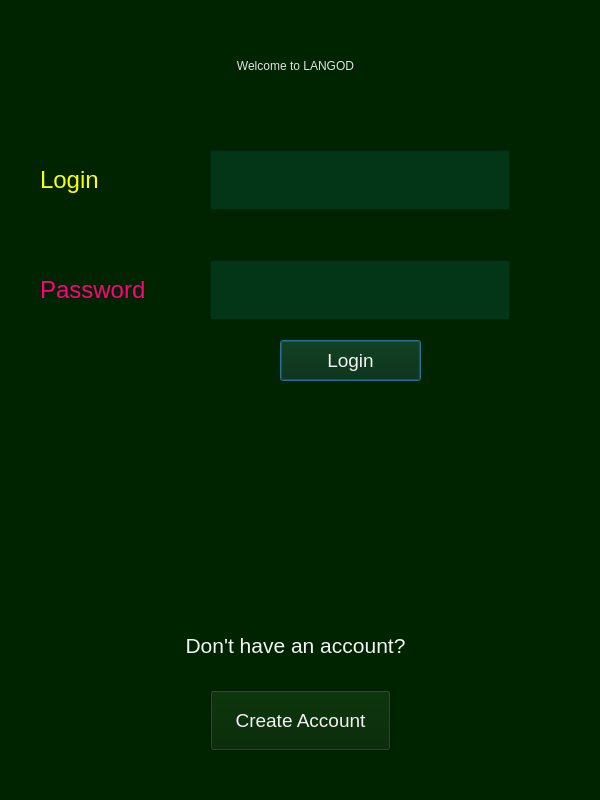
<?xml version="1.0" encoding="UTF-8"?>
<ui version="4.0">
 <class>Dialog</class>
 <widget class="QDialog" name="Dialog">
  <property name="geometry">
   <rect>
    <x>0</x>
    <y>0</y>
    <width>600</width>
    <height>800</height>
   </rect>
  </property>
  <property name="windowTitle">
   <string>Dialog</string>
  </property>
  <property name="styleSheet">
   <string notr="true">background-color: rgb(0, 36, 0);
border-color: rgb(255, 255, 255);</string>
  </property>
  <widget class="QLabel" name="label">
   <property name="geometry">
    <rect>
     <x>60</x>
     <y>30</y>
     <width>471</width>
     <height>71</height>
    </rect>
   </property>
   <property name="styleSheet">
    <string notr="true">color:rgb(225, 225, 225); 
font: 75 italic 30pt &quot;Z003&quot;;</string>
   </property>
   <property name="text">
    <string>Welcome to LANGOD</string>
   </property>
   <property name="alignment">
    <set>Qt::AlignCenter</set>
   </property>
  </widget>
  <widget class="QLabel" name="label_2">
   <property name="geometry">
    <rect>
     <x>40</x>
     <y>150</y>
     <width>81</width>
     <height>60</height>
    </rect>
   </property>
   <property name="styleSheet">
    <string notr="true">font-size:18pt; 
color:rgb(255, 255, 0);
border-color: rgb(255, 255, 255);</string>
   </property>
   <property name="text">
    <string>Login</string>
   </property>
  </widget>
  <widget class="QLineEdit" name="email">
   <property name="geometry">
    <rect>
     <x>210</x>
     <y>150</y>
     <width>300</width>
     <height>60</height>
    </rect>
   </property>
   <property name="styleSheet">
    <string notr="true">border-color: rgb(255, 255, 255);
font-size:14pt; color:rgb(243, 243, 243);
selection-background-color: rgb(255, 255, 255);
selection-color: rgb(46, 194, 126);
background-color: rgb(3, 54, 22)</string>
   </property>
   <property name="placeholderText">
    <string/>
   </property>
   <property name="clearButtonEnabled">
    <bool>false</bool>
   </property>
  </widget>
  <widget class="QLineEdit" name="password">
   <property name="geometry">
    <rect>
     <x>210</x>
     <y>260</y>
     <width>300</width>
     <height>60</height>
    </rect>
   </property>
   <property name="styleSheet">
    <string notr="true">font-size:14pt; color:rgb(243, 243, 243);
selection-background-color: rgb(255, 255, 255);
border-color: rgb(255, 255, 255);
selection-color: rgb(46, 194, 126);
background-color: rgb(3, 54, 22)</string>
   </property>
   <property name="text">
    <string/>
   </property>
  </widget>
  <widget class="QLabel" name="label_3">
   <property name="geometry">
    <rect>
     <x>40</x>
     <y>260</y>
     <width>141</width>
     <height>60</height>
    </rect>
   </property>
   <property name="styleSheet">
    <string notr="true">font-size:18pt;
 color:rgb(255, 0, 127);
border-color: rgb(255, 255, 255);</string>
   </property>
   <property name="text">
    <string>Password</string>
   </property>
  </widget>
  <widget class="QPushButton" name="loginbutton">
   <property name="geometry">
    <rect>
     <x>280</x>
     <y>340</y>
     <width>141</width>
     <height>41</height>
    </rect>
   </property>
   <property name="styleSheet">
    <string notr="true">color:rgb(255, 0, 255);
font-size:14pt; 
color:rgb(243, 243, 243);
</string>
   </property>
   <property name="text">
    <string>Login</string>
   </property>
  </widget>
  <widget class="QLabel" name="label_4">
   <property name="geometry">
    <rect>
     <x>150</x>
     <y>620</y>
     <width>291</width>
     <height>51</height>
    </rect>
   </property>
   <property name="styleSheet">
    <string notr="true">color:rgb(255, 0, 255);
font-size:16pt; color:rgb(243, 243, 243);</string>
   </property>
   <property name="text">
    <string>Don't have an account?</string>
   </property>
   <property name="textFormat">
    <enum>Qt::MarkdownText</enum>
   </property>
   <property name="alignment">
    <set>Qt::AlignCenter</set>
   </property>
   <property name="margin">
    <number>0</number>
   </property>
  </widget>
  <widget class="QPushButton" name="createaccbutton">
   <property name="geometry">
    <rect>
     <x>210</x>
     <y>690</y>
     <width>181</width>
     <height>61</height>
    </rect>
   </property>
   <property name="styleSheet">
    <string notr="true">color:rgb(255, 0, 255);
font-size:14pt; 
color:rgb(243, 243, 243);</string>
   </property>
   <property name="text">
    <string>Create Account</string>
   </property>
  </widget>
  <zorder>label</zorder>
  <zorder>label_2</zorder>
  <zorder>password</zorder>
  <zorder>label_3</zorder>
  <zorder>loginbutton</zorder>
  <zorder>label_4</zorder>
  <zorder>createaccbutton</zorder>
  <zorder>email</zorder>
 </widget>
 <resources/>
 <connections/>
</ui>
